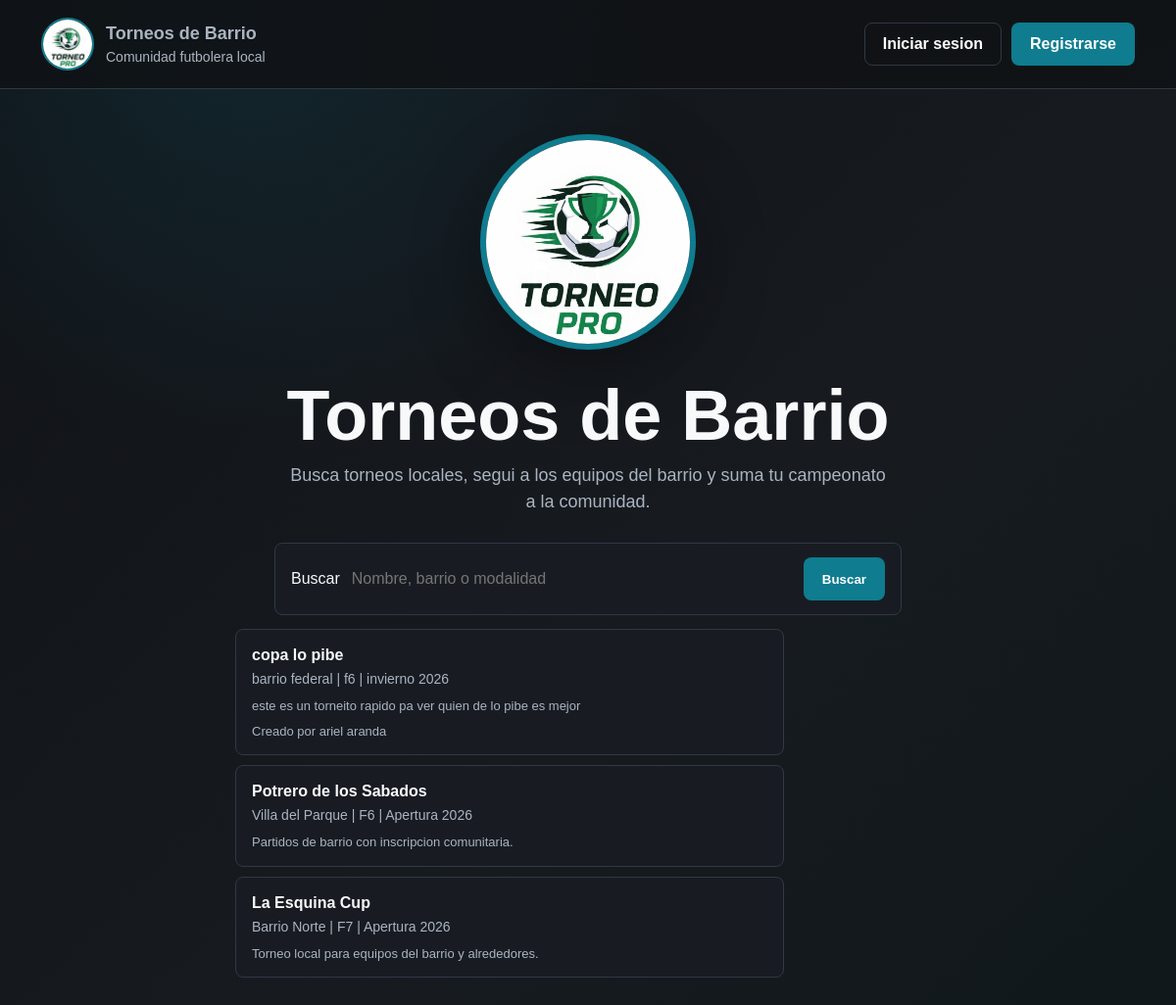
The page / on the database its author committed.
### tables this page shows
CREATE TABLE `torneos` (
  `id` int(11) NOT NULL,
  `nombre` varchar(160) NOT NULL,
  `modalidad` varchar(20) NOT NULL,
  `temporada` varchar(80) NOT NULL,
  `activo` tinyint(1) NOT NULL DEFAULT 1,
  `barrio` varchar(120) NOT NULL DEFAULT '',
  `descripcion` text DEFAULT NULL,
  `creador_id` int(11) DEFAULT NULL
);

CREATE TABLE `usuarios` (
  `id` int(11) NOT NULL,
  `nombre` varchar(120) NOT NULL,
  `email` varchar(160) NOT NULL,
  `telefono` varchar(40) NOT NULL,
  `password_hash` varchar(255) NOT NULL,
  `creado_en` timestamp NOT NULL DEFAULT current_timestamp()
);

### includes/auth.php (called while the page is built, shortened)
<?php
function request_user_id(): int
{
    return max(0, (int) ($_GET['usuario'] ?? $_POST['usuario'] ?? 0));
}
function current_user(PDO $pdo): ?array
{
    $usuarioId = request_user_id();
    if ($usuarioId === 0) {
        return null;
    }
    $stmt = $pdo->prepare('SELECT id, nombre, email, telefono FROM usuarios WHERE id = ?');
    $stmt->execute([$usuarioId]);
    $usuario = $stmt->fetch();
    return $usuario ?: null;
}

### includes/helpers.php (called while the page is built, shortened)
<?php
function e(?string $value): string
{
    return htmlspecialchars((string) $value, ENT_QUOTES, 'UTF-8');
}

### index.php (the view, shortened to what this page needs)
<?php
require_once __DIR__ . '/includes/db.php';
require_once __DIR__ . '/includes/helpers.php';
require_once __DIR__ . '/includes/auth.php';
$search = trim($_GET['buscar'] ?? '');
$usuario = current_user($pdo);
$query = $pdo->prepare(
    'SELECT torneos.id, torneos.nombre, torneos.modalidad, torneos.temporada, torneos.barrio, torneos.descripcion, torneos.creador_id, usuarios.nombre AS creador
     FROM torneos
     LEFT JOIN usuarios ON usuarios.id = torneos.creador_id
     WHERE torneos.activo = 1
       AND (:search = "" OR torneos.nombre LIKE :nombreSearch OR torneos.modalidad LIKE :modalidadSearch OR torneos.barrio LIKE :barrioSearch)
     ORDER BY torneos.id DESC'
);
$query->execute([
    'search' => $search,
    'nombreSearch' => '%' . $search . '%',
    'modalidadSearch' => '%' . $search . '%',
    'barrioSearch' => '%' . $search . '%',
]);
$torneos = $query->fetchAll();
?>
<!DOCTYPE html>
<html lang="es">
<head>
    <link rel="stylesheet" href="estilos.css">
</head>
<body>
<header class="topbar">
    <a class="brand" href="index.php">
        <img src="img/logo.jpeg" alt="Torneos de Barrio">
        <span><strong>Torneos de Barrio</strong><span>Comunidad futbolera local</span></span>
    </a>
    <div class="actions">
        <?php if ($usuario): ?>
            <span class="session-name">Hola, <?= e($usuario['nombre']) ?></span>
            <a class="btn secondary" href="logout.php">Salir</a>
        <?php else: ?>
            <a class="btn secondary" href="login.php">Iniciar sesion</a>
            <a class="btn" href="registro.php">Registrarse</a>
        <?php endif; ?>
    </div>
</header>
<main class="home-screen">
    <section class="home-search">
        <img class="home-logo" src="img/logo.jpeg" alt="Torneos de Barrio">
        <h1>Torneos de Barrio</h1>
        <p>Busca torneos locales, segui a los equipos del barrio y suma tu campeonato a la comunidad.</p>
        <form class="search-box" method="get" action="index.php">
            <span>Buscar</span>
            <input type="search" name="buscar" value="<?= e($search) ?>" placeholder="Nombre, barrio o modalidad">
            <button class="btn" type="submit">Buscar</button>
        </form>
        <div class="result-list">
            <?php foreach ($torneos as $torneo): ?>
                <?php
                $esCreador = $usuario && (int) ($torneo['creador_id'] ?? 0) === (int) $usuario['id'];
                $torneoUrl = $esCreador
                    ? 'administrar_torneo.php?torneo=' . (int) $torneo['id']
                    : 'zonas.php?torneo=' . (int) $torneo['id'];
                ?>
                <a class="result" href="<?= $usuario ? e(agregar_usuario($torneoUrl, $usuario)) : 'login.php?next=' . urlencode($torneoUrl) ?>">
                    <strong><?= e($torneo['nombre']) ?></strong><br>
                    <span class="muted"><?= e($torneo['barrio']) ?> | <?= e($torneo['modalidad']) ?> | <?= e($torneo['temporada']) ?></span>
                    <?php if ($torneo['descripcion']): ?>
                        <small><?= e($torneo['descripcion']) ?></small>
                    <?php endif; ?>
                    <?php if ($torneo['creador']): ?>
                        <em>Creado por <?= e($torneo['creador']) ?></em>
                    <?php endif; ?>
                </a>
            <?php endforeach; ?>
        </div>
    </section>
</main>
</body>
</html>

### estilos.css (style rules this page uses)
:root { --bg: #101216; --panel: #181c22; --panel-soft: #202630; --line: #303844; --brand: #0f7c8f; --brand-strong: #0b5d6c; --accent: #f2c94c; --text: #f7f9fb; --muted: #aab4c0; --danger: #ff6b6b; --ok: #59d68a; }
* { box-sizing: border-box; margin: 0; padding: 0; }
body { min-height: 100vh; padding-bottom: 92px; background: radial-gradient(circle at 20% 0%, rgba(15, 124, 143, 0.18), transparent 30%), linear-gradient(135deg, #101216 0%, #171b20 55%, #0f171a 100%); color: var(--text); font-family: Arial, Helvetica, sans-serif; line-height: 1.5; }
a { color: inherit; }
.topbar { display: flex; align-items: center; justify-content: space-between; gap: 16px; padding: 18px clamp(16px, 4vw, 42px); border-bottom: 1px solid var(--line); background: rgba(16, 18, 22, 0.86); }
.brand { display: flex; align-items: center; gap: 12px; text-decoration: none; }
.brand img, .logo { width: 54px; height: 54px; border: 2px solid var(--brand); border-radius: 50%; object-fit: cover; }
.brand strong { display: block; font-size: 18px; }
.brand span, .muted { color: var(--muted); font-size: 14px; }
.actions { display: flex; align-items: center; flex-wrap: wrap; justify-content: flex-end; gap: 10px; }
.home-screen { display: grid; place-items: start center; min-height: calc(100vh - 96px); padding: 46px 16px 120px; }
.home-search { width: min(720px, 100%); text-align: center; }
.home-logo { width: min(220px, 56vw); height: min(220px, 56vw); margin-bottom: 24px; border: 6px solid var(--brand); border-radius: 50%; object-fit: cover; box-shadow: 0 22px 70px rgba(0, 0, 0, 0.35); }
.home-search h1 { margin-bottom: 12px; font-size: clamp(36px, 7vw, 72px); line-height: 1; letter-spacing: 0; }
.home-search p { max-width: 620px; margin: 0 auto; color: var(--muted); font-size: 18px; }
.search-box { display: flex; align-items: center; gap: 12px; max-width: 640px; margin: 28px auto 0; padding: 14px 16px; border: 1px solid var(--line); border-radius: 8px; background: var(--panel); }
.search-box input, .form-control { width: 100%; border: 0; outline: 0; background: transparent; color: var(--text); font-size: 16px; }
.result-list { display: grid; gap: 10px; max-width: 560px; margin-top: 14px; }
.result { display: block; padding: 14px 16px; border: 1px solid var(--line); border-radius: 8px; background: var(--panel); text-decoration: none; text-align: left; }
.result small, .result em { display: block; margin-top: 6px; color: var(--muted); font-size: 13px; font-style: normal; }
.btn { display: inline-flex; align-items: center; justify-content: center; min-height: 44px; padding: 0 18px; border: 1px solid transparent; border-radius: 8px; background: var(--brand); color: white; font-weight: 800; text-decoration: none; cursor: pointer; }
.btn.secondary { border-color: var(--line); background: transparent; }

### rows shown on the page
torneos: nombre "copa lo pibe", barrio "barrio federal", modalidad "f6", temporada "invierno 2026", descripcion "este es un torneito rapido pa ver quien de lo pibe es mejor", usuarios.nombre "ariel aranda"
torneos: nombre "Potrero de los Sabados", barrio "Villa del Parque", modalidad "F6", temporada "Apertura 2026", descripcion "Partidos de barrio con inscripcion comunitaria."
torneos: nombre "La Esquina Cup", barrio "Barrio Norte", modalidad "F7", temporada "Apertura 2026", descripcion "Torneo local para equipos del barrio y alrededores."
